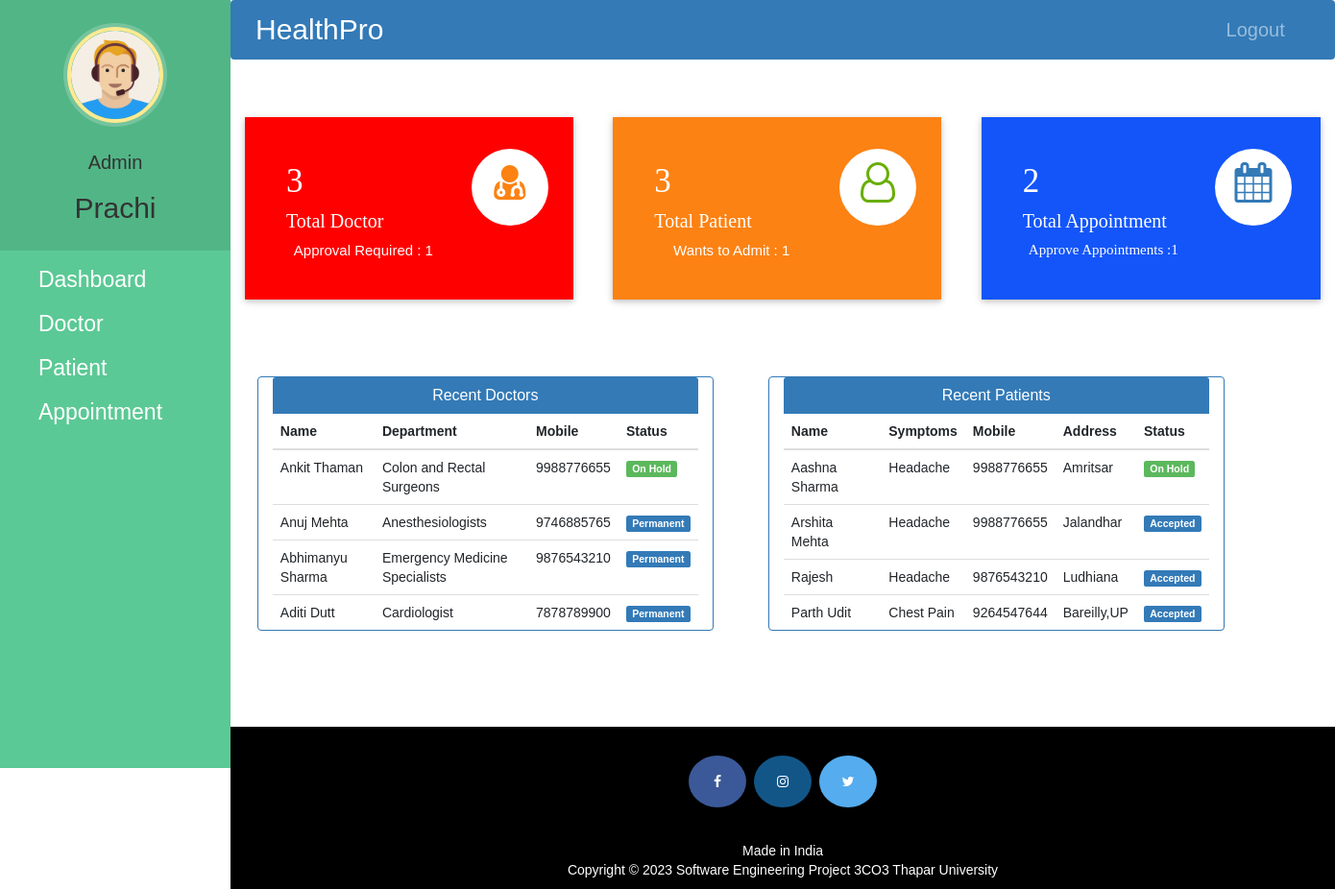
Page /admin-dashboard (signed in) on the committed database.
### hospital/models.py (models this page shows, shortened)
class Doctor(models.Model):
    user=models.OneToOneField(User,on_delete=models.CASCADE)
    profile_pic= models.ImageField(upload_to='profile_pic/DoctorProfilePic/',null=True,blank=True)
    address = models.CharField(max_length=40)
    mobile = models.CharField(max_length=20,null=True)
    department= models.CharField(max_length=50,choices=departments,default='Cardiologist')
    status=models.BooleanField(default=False)
    @property
    def get_name(self):
        return self.user.first_name+" "+self.user.last_name

class Patient(models.Model):
    user=models.OneToOneField(User,on_delete=models.CASCADE)
    profile_pic= models.ImageField(upload_to='profile_pic/PatientProfilePic/',null=True,blank=True)
    address = models.CharField(max_length=40)
    mobile = models.CharField(max_length=20,null=False)
    symptoms = models.CharField(max_length=100,null=False)
    assignedDoctorId = models.PositiveIntegerField(null=True)
    admitDate=models.DateField(auto_now=True)
    status=models.BooleanField(default=False)
    @property
    def get_name(self):
        return self.user.first_name+" "+self.user.last_name

### hospital/views.py (the view)
# urls.py: path('admin-dashboard', views.admin_dashboard_view,name='admin-dashboard'),
@login_required(login_url='adminlogin')
@user_passes_test(is_admin)
def admin_dashboard_view(request):
    doctors=models.Doctor.objects.all().order_by('-id')
    patients=models.Patient.objects.all().order_by('-id')
    doctorcount=models.Doctor.objects.all().filter(status=True).count()
    pendingdoctorcount=models.Doctor.objects.all().filter(status=False).count()
    patientcount=models.Patient.objects.all().filter(status=True).count()
    pendingpatientcount=models.Patient.objects.all().filter(status=False).count()
    appointmentcount=models.Appointment.objects.all().filter(status=True).count()
    pendingappointmentcount=models.Appointment.objects.all().filter(status=False).count()
    mydict={
    'doctors':doctors,
    'patients':patients,
    'doctorcount':doctorcount,
    'pendingdoctorcount':pendingdoctorcount,
    'patientcount':patientcount,
    'pendingpatientcount':pendingpatientcount,
    'appointmentcount':appointmentcount,
    'pendingappointmentcount':pendingappointmentcount,
    }
    return render(request,'hospital/admin_dashboard.html',context=mydict)

### hospital/views.py (called while the page is built)
def is_admin(user):
    return user.groups.filter(name='ADMIN').exists()

### templates/hospital/admin_dashboard.html (shortened to what this page needs)
{% extends 'hospital/admin_base.html' %}
{% load static %}
{% block content %}
{%include 'hospital/admin_dashboard_cards.html'%}
<br><br><br><br>
<div class="container">
  <div class="row">
    <div class="panel panel-primary col-md-5" style="margin-left:2%;">
      <div class="panel-heading" style="text-align:center;">
        <h6 class="panel-title">Recent Doctors</h6>
      </div>
      <table class="table table-hover" id="dev-table">
        <thead>
          <tr>
            <th>Name</th>
            <th>Department</th>
            <th>Mobile</th>
            <th>Status</th>
          </tr>
        </thead>
        {% for d in doctors %}
        <tr>
          <td> {{d.get_name}}</td>
          <td>{{d.department}}</td>
          <td>{{d.mobile}}</td>
          {%if d.status%}
          <td> <span class="label label-primary">Permanent</span></td>
          {% else %}
          <td> <span class="label label-success">On Hold</span></td>
          {% endif %}
        </tr>
        {% endfor %}
      </table>
    </div>
    <div class="panel panel-primary col-md-5" style="margin-left:5%;">
      <div class="panel-heading" style="text-align:center; " >
        <h6 class="panel-title">Recent Patients</h6>
      </div>
      <table class="table table-hover" id="dev-table" >
        <thead>
          <tr>
            <th>Name</th>
            <th>Symptoms</th>
            <th>Mobile</th>
            <th>Address</th>
            <th>Status</th>
          </tr>
        </thead>
        {% for p in patients %}
        <tr>
          <td> {{p.get_name}}</td>
          <td>{{p.symptoms}}</td>
          <td>{{p.mobile}}</td>
          <td>{{p.address}}</td>
          {%if p.status%}
          <td> <span class="label label-primary">Accepted</span></td>
          {% else %}
          <td> <span class="label label-success">On Hold</span></td>
          {% endif %}
        </tr>
        {% endfor %}
      </table>
    </div>
  </div>
</div>
{% endblock content %}

### templates/hospital/admin_base.html (shortened to what this page needs)
<!DOCTYPE html>
{% load static %}
<html lang="en">
<head>
  <link rel="stylesheet" href="https://stackpath.bootstrapcdn.com/bootstrap/4.3.1/css/bootstrap.min.css">
  <link rel="stylesheet" href="https://maxcdn.bootstrapcdn.com/font-awesome/4.7.0/css/font-awesome.min.css">
  <link rel="stylesheet" href="{% static '/style.css' %}">
</head>
<body>
  <nav class="menu" tabindex="0">
    <header class="avatar">
      <img src="{% static "images/adminpropic.png" %}" />
      <br><br>
      <h6 style="font-size: 20px">Admin</h6>
      <h2 style="font-weight: 500;">{{request.user.first_name}}</h2>
    </header>
    <ul>
      <li tabindex="0" class="icon-dashboard"> <a style="color:white; text-decoration:none;font-size: 23px" href="/admin-dashboard"><span>Dashboard</span></a> </li>
      <li tabindex="0" class="icon-customers"> <a style="color:white; text-decoration:none;font-size: 23px" href="/admin-doctor"><span>Doctor</span></a></li>
      <li tabindex="0" class="icon-users"> <a style="color:white; text-decoration:none;font-size: 23px" href="/admin-patient"><span>Patient</span></a></li>
      <li tabindex="0" class="icon-calendar"> <a style="color:white; text-decoration:none;font-size: 23px" href="/admin-appointment"><span>Appointment</span></a></li>
    </ul>
  </nav>
  <main>
    <div class="bs-example">
      <nav class="navbar navbar-expand-md  navbar-dark fixed-top" style="background:#337AB7;">
        <a href="/admin-dashboard" class="navbar-brand" style="font-size: 30px">HealthPro</a>
        <div class="collapse navbar-collapse justify-content-between" id="navbarCollapse">
          <div class="navbar-nav" style=" margin-left: 90%;">
            <a href="/logout" class="nav-item nav-link" style="font-size: 20px">Logout</a>
          </div>
        </div>
      </nav>
    </div>
    <br><br>
    {% block content %}
    {% endblock content %}
    <br><br><br><br>
    <footer>
      <p>
        <a id="ftr" href="https://www.facebook.com/arshita.mehta.77" class="fa fa-facebook"></a>
        <a id="ftr" href="https://instagram.com/anushkas2111?igshid=dzMzOTZ5eXc5aWVp" class="fa fa-instagram"></a>
        <a id="ftr" href="https://x.com/21AnushkaSingh?s=09" class="fa fa-twitter"></a>
      </p>
      <br>
      <div class="container">
        <div class="row">
          <div class="col-md-12 col-sm-12">
            <div style="color:#ffffff;" class="wow fadeInUp footer-copyright">
              <p>Made in India <br>
                Copyright &copy; 2023 Software Engineering Project 3CO3 Thapar University </p>
            </div>
          </div>
        </div>
      </div>
    </footer>
  </main>
</body>
</html>

### static/style.css (style rules this page uses)
body { padding-left: 240px; }
main { position: relative; height: 100vh; }
.menu { background: #5bc995; height: 100vh; width: 240px; position: fixed; top: 0px; left: 0; z-index: 5; outline: none; }
.menu .avatar { background: rgba(0, 0, 0, 0.1); padding: 2em 0.5em; text-align: center; }
.menu .avatar img { width: 100px; border-radius: 50%; overflow: hidden; border: 4px solid #ffea92; box-shadow: 0 0 0 4px rgba(255, 255, 255, 0.2); }
.menu .avatar h2 { font-weight: normal; margin-bottom: 0; }
.menu ul { list-style: none; padding: 0.5em 0; margin: 0; }
.menu ul li { padding: 0.5em 1em 0.5em 3em; font-size: 0.95em; font-weight: regular; background-repeat: no-repeat; background-position: left 15px center; background-size: auto 20px; transition: all 0.15s linear; cursor: pointer; }
.menu ul li.icon-dashboard { background-image: url("http://www.entypo.com/images//gauge.svg"); }
.menu ul li.icon-customers { background-image: url("http://www.entypo.com/images//briefcase.svg"); }
.menu ul li.icon-users { background-image: url("http://www.entypo.com/images//users.svg"); }
.menu ul li.icon-calendar { background-image: url("http://www.entypo.com/images//calendar.svg"); }

### templates/hospital/admin_base.html (style rules this page uses)
a:link { text-decoration: none; }
* { font-family: 'Poppins', sans-serif; }
a { color: white; }
footer { padding: 0px 0px 0px 0px; background-color: black; margin: 0px; }
#ftr { padding: 20px; }
.fa { font-size: 23px; width: 60px; text-align: center; text-decoration: none; margin: 5px 2px; border-radius: 50%; }
.fa-facebook { background: #3B5998; color: white; margin-top: 30px; }
.fa-twitter { background: #55ACEE; color: white; }
.fa-instagram { background: #125688; color: white; }
p { text-align: center; }
* { font-family: poppins,sans-serif; }
body { padding-left: 240px; }
main { position: relative; height: 100vh; }
.menu { background: #5bc995; height: 100vh; width: 240px; position: fixed; top: 0px; left: 0; z-index: 5; outline: none; }
.menu .avatar { background: rgba(0, 0, 0, 0.1); padding: 2em 0.5em; text-align: center; }
.menu .avatar img { width: 100px; border-radius: 50%; overflow: hidden; border: 4px solid #ffea92; box-shadow: 0 0 0 4px rgba(255, 255, 255, 0.2); }
.menu .avatar h2 { font-weight: normal; margin-bottom: 0; }
.menu ul { list-style: none; padding: 0.5em 0; margin: 0; }
.menu ul li { padding: 0.5em 1em 0.5em 3em; font-size: 0.95em; font-weight: regular; background-repeat: no-repeat; background-position: left 15px center; background-size: auto 20px; transition: all 0.15s linear; cursor: pointer; }
.menu ul li.icon-dashboard { background-image: url("http://www.entypo.com/images//gauge.svg"); }
.menu ul li.icon-customers { background-image: url("http://www.entypo.com/images//briefcase.svg"); }
.menu ul li.icon-users { background-image: url("http://www.entypo.com/images//users.svg"); }
.menu ul li.icon-calendar { background-image: url("http://www.entypo.com/images//calendar.svg"); }

### templates/hospital/admin_dashboard_cards.html (style rules this page uses)
* { font-family: 'Poppins', sans-serif; }

### templates/hospital/admin_dashboard.html (style rules this page uses)
* { font-family: 'Poppins', sans-serif; }

### rows in the picture
Doctor: get_name "Ankit Thaman", department "Colon and Rectal Surgeons", mobile "9988776655", status "On Hold"
Doctor: get_name "Anuj Mehta", department "Anesthesiologists", mobile "9746885765", status "Permanent"
Doctor: get_name "Abhimanyu Sharma", department "Emergency Medicine Specialists", mobile "9876543210", status "Permanent"
Doctor: get_name "Aditi Dutt", department "Cardiologist", mobile "7878789900", status "Permanent"
Patient: get_name "Aashna Sharma", symptoms "Headache", mobile "9988776655", address "Amritsar", status "On Hold"
Patient: get_name "Arshita Mehta", symptoms "Headache", mobile "9988776655", address "Jalandhar", status "Accepted"
Patient: get_name "Rajesh", symptoms "Headache", mobile "9876543210", address "Ludhiana", status "Accepted"
Patient: get_name "Parth Udit", symptoms "Chest Pain", mobile "9264547644", address "Bareilly,UP", status "Accepted"

### other values in the picture
{{ request.user.first_name }} "Prachi"
{{ doctorcount }} "3"
{{ pendingdoctorcount }} "1"
{{ patientcount }} "3"
{{ pendingpatientcount }} "1"
{{ appointmentcount }} "2"
{{ pendingappointmentcount }} "1"
